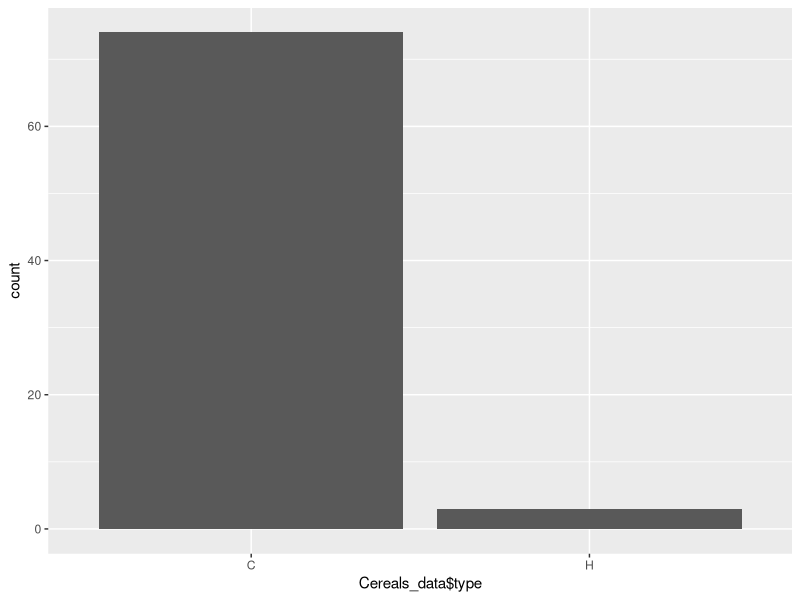
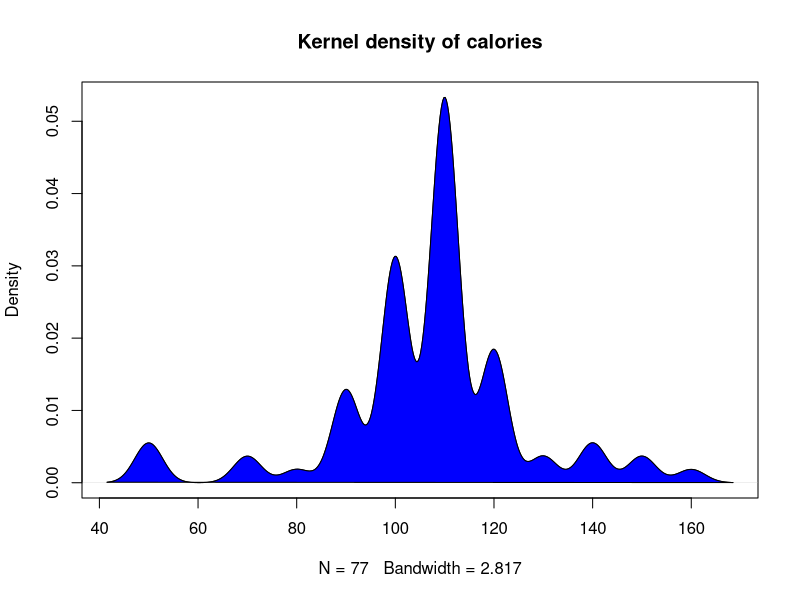
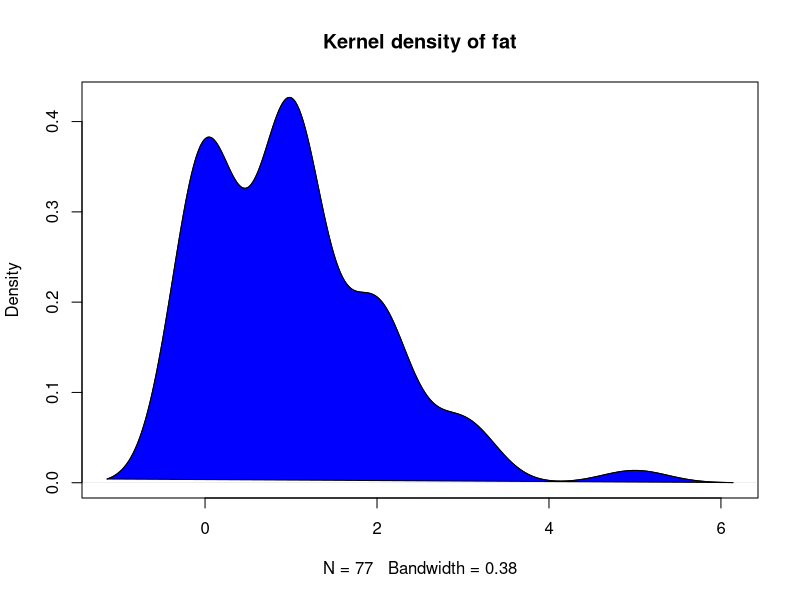
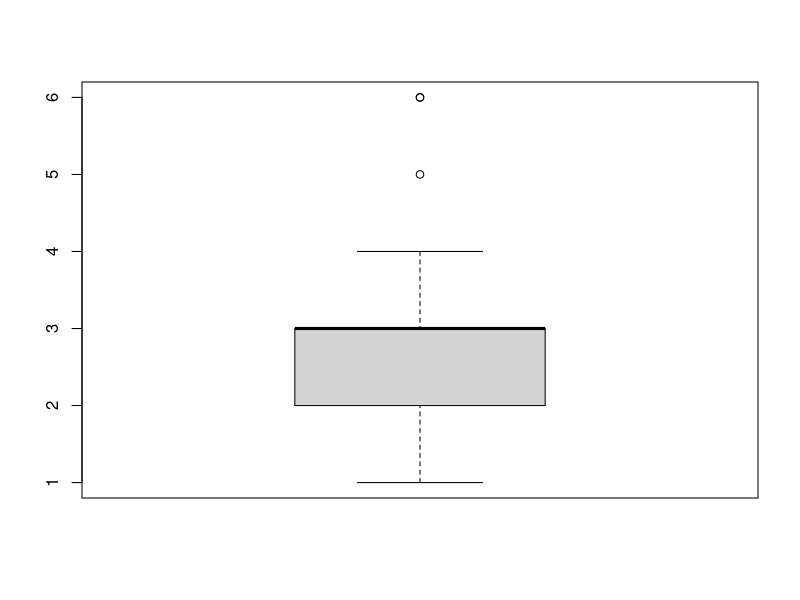
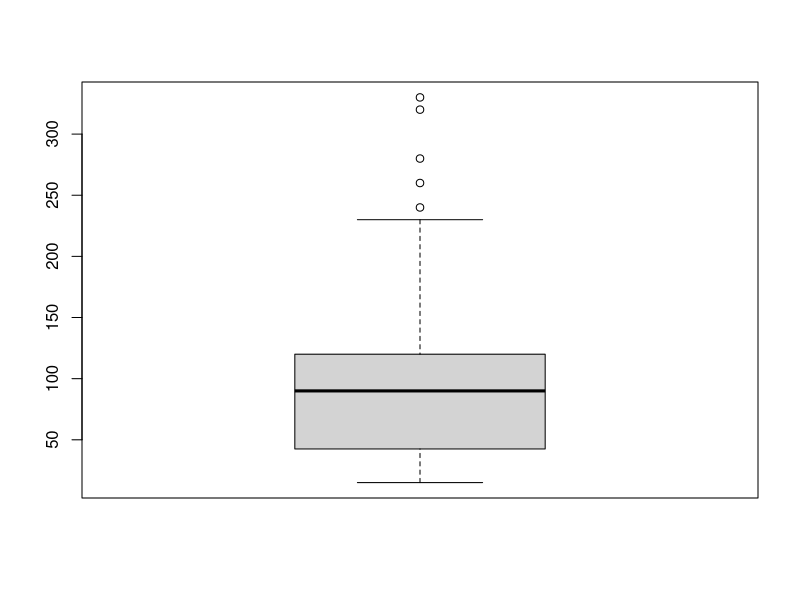
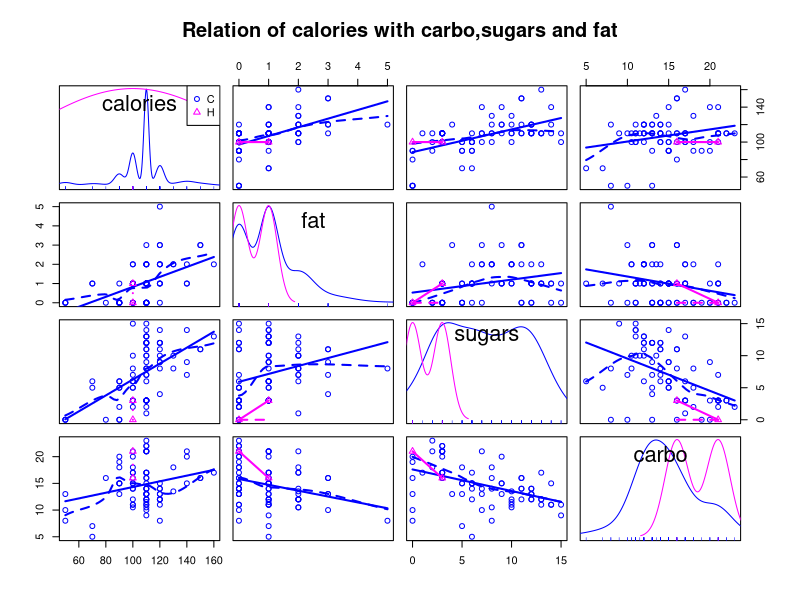
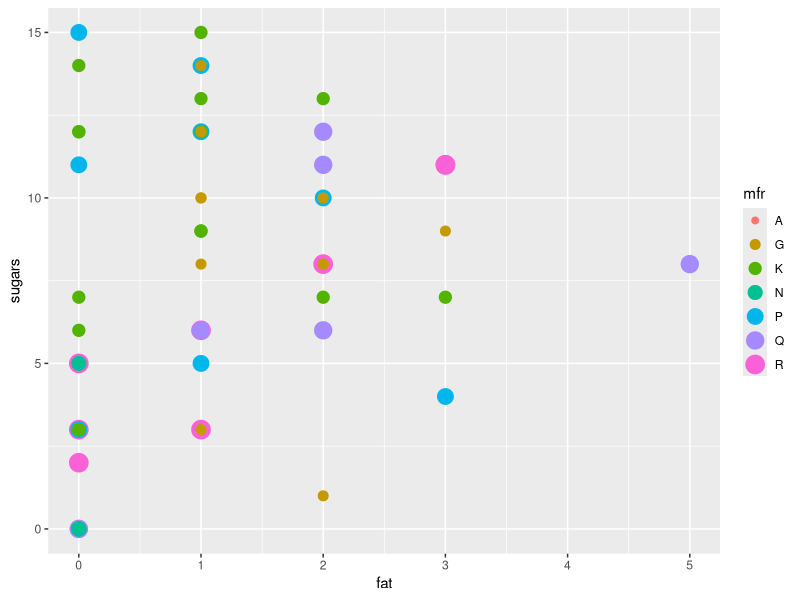
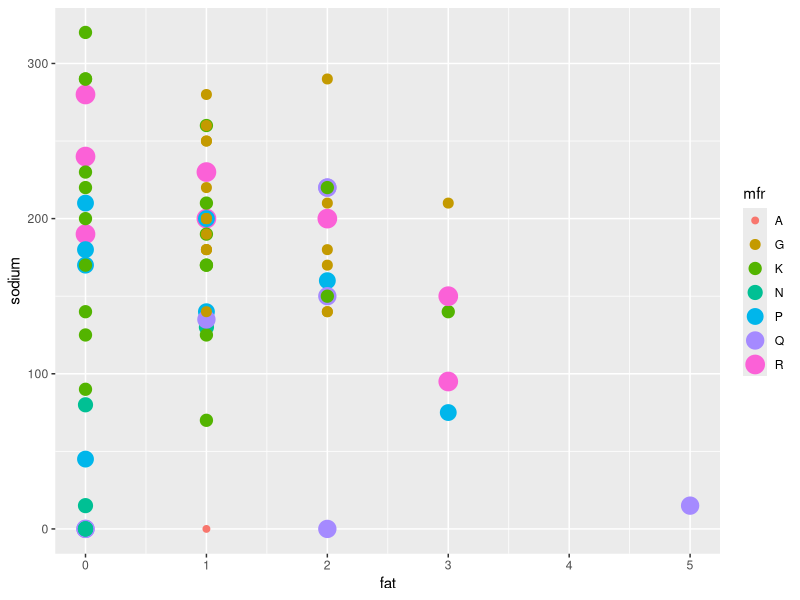

R code for these plots, in order:
library(readxl)
library(ggplot2)
library(car)
getwd()
setwd("D:/ACADGILD Notes/Machine Learning With R/R basics/Data exploratory project")
getwd()
#reading the cereal data into r
Cereals_data <- read_xlsx("cereals_practice.xlsx",sheet = 1)
#lets see how many cereals are in each type

ggplot(data.frame(Cereals_data), aes(x=Cereals_data$type)) + geom_bar()
#kernel density of calories and fat
d <- density(Cereals_data$calories)
plot(d,main = "Kernel density of calories")
polygon(d,col = "blue",border = "black")
d1 <- density(Cereals_data$fat)
plot(d1,main = "Kernel density of fat")
polygon(d1,col = "blue",border = "black")

#how calories and potassium are distributed
boxplot(Cereals_data$protein)
boxplot(Cereals_data$potass)
#how calories are related to fat sugars and carbohydrates
scatterplotMatrix(~calories+fat+sugars+carbo|type,data = Cereals_data,main = "Relation of calories with carbo,sugars and fat")
#which mfr has the least amount of fat and sugars contents so that we can conclude which is the healthiest among them
ggplot(data = Cereals_data)+geom_point(mapping = aes(x = fat,y = sugars,color = mfr,size = mfr))
#now with fat and sodium
ggplot(data = Cereals_data)+geom_point(mapping = aes(x = fat,y = sodium,color = mfr,size = mfr))
#mfr which sells cereals with high calories
Cereals_data$mfr = as.factor(Cereals_data$mfr)
boxplot(calories~mfr,data = Cereals_data,main = "Calories Vs Manufacturer",xlab = "Manufacturer",ylab = "Calories",col = heat.colors(5))
#now mfr and ratings
boxplot(rating~mfr,data = Cereals_data,main = "Rating Vs Manufacturer",xlab = "Manufacturer",ylab = "Rating",col = heat.colors(5))
#now lets see what relation rating has with calories
install.packages("ggpubr")
library('ggpubr')
ggscatter(Cereals_data,x = "calories",y = "rating",add = "reg.line",conf.int = TRUE,cor.coef = TRUE,cor.method = "pearson",xlab = "Calories",ylab = "Rating")
ggscatter(Cereals_data,x = "sugars",y = "rating",add = "reg.line",conf.int = TRUE,cor.coef = TRUE,cor.method = "pearson",xlab = "Sugars",ylab = "Rating")
